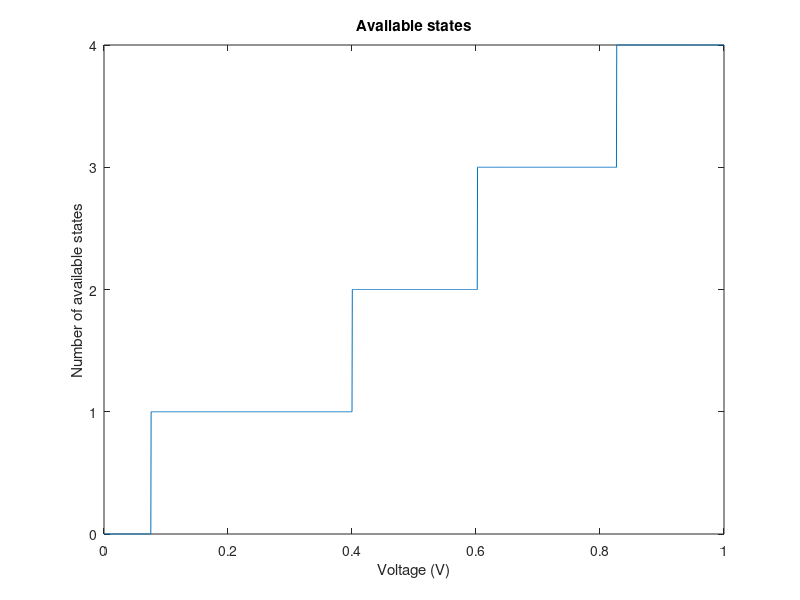

Recreate this plot in MATLAB. (Note: this script raises an error after producing the figure.)

clear all
clc
tic
% V=0;
% n=1;
hbar=1.05457e-34;
m=0.3*9.10938e-31;
e=1.602e-19;
L=10e-9;
ns=10^27;
T=10^-4;
% En=pi^2*hbar^2*n^2/(2*m*L^2)

V=0:0.5e-3:1;
for i=1:1:length(V)
nmin(i)=0;
nmax(i)=floor(sqrt((3*pi^2*ns)^(2/3)*L^2/pi^2+m*L^2/ (pi^2*hbar^2)*e*V(i))); %blabalbalbtestest om te kijken of hij afbreekt
nergie=(3*pi^2*ns)^(2/3)*L^2/pi^2;
voltenergie=m*L^2/(pi^2*hbar^2)*e*V(i);
ding(i)=nergie-voltenergie;
if ding(i)>=0
nmin(i)=ceil(sqrt((3*pi^2*ns)^(2/3)*L^2/pi^2-m*L^2/(pi^2*hbar^2)*e*V(i)));
else
    nmin(i)=1;
end
for n=nmin(i):1:nmax(i)
    E(n,i)=pi^2*hbar^2*n^2/(2*m*L^2)-0.5*e*V(i);
end
end

E(E<0)=0;
E(E>0)=1;

for j=1:max(nmax)
    En=pi^2*hbar^2*j^2/(2*m*L^2);
    Er(j,:)=E(j,:)*En;
    gamma=hbar/(2*L)*sqrt(2/m)*T*sqrt(Er);
    I=e/hbar*gamma;
end

% gamma=hbar/(2*L)*sqrt(2/m)*T*sqrt(Er)


c = sum(I);
d=sum(E);
%
% figure(1)
% plot(V,c)
figure(2)
plot(V,d)
xlabel('Voltage (V)')
ylabel('Number of available states')
title('Available states')
Process('filename','Available states')

I10=e/(2*L)*sqrt(2*pi^2*hbar^2*10^2/(2*m*L^2)/m)*T;

L=2*sqrt(1e-12/pi)/2*sqrt(pi);
ak=4*pi^2/L^2;
kf=(3*pi^2*ns)^(1/3);
af=pi*kf^2;
transstates=af/ak;
totalcurrent=2.*c.*transstates;
figure(3)
plot(V,totalcurrent)
xlabel('Voltage (V)')
ylabel('Total current (A)')
title('Total current')
Process('filename','Total current')
toc